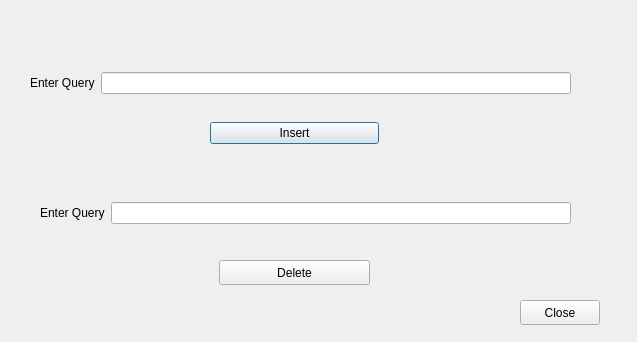
<?xml version="1.0" encoding="UTF-8"?>
<ui version="4.0">
 <class>ModifyTable</class>
 <widget class="QDialog" name="ModifyTable">
  <property name="geometry">
   <rect>
    <x>0</x>
    <y>0</y>
    <width>637</width>
    <height>342</height>
   </rect>
  </property>
  <property name="windowTitle">
   <string>Dialog</string>
  </property>
  <widget class="QWidget" name="layoutWidget">
   <property name="geometry">
    <rect>
     <x>210</x>
     <y>120</y>
     <width>169</width>
     <height>27</height>
    </rect>
   </property>
   <layout class="QHBoxLayout" name="horizontalLayout_2">
    <item>
     <widget class="QPushButton" name="pushButton_insertTable">
      <property name="text">
       <string>Insert</string>
      </property>
     </widget>
    </item>
   </layout>
  </widget>
  <widget class="QWidget" name="layoutWidget">
   <property name="geometry">
    <rect>
     <x>30</x>
     <y>70</y>
     <width>541</width>
     <height>26</height>
    </rect>
   </property>
   <layout class="QHBoxLayout" name="horizontalLayout">
    <item>
     <widget class="QLabel" name="label">
      <property name="text">
       <string>Enter Query</string>
      </property>
     </widget>
    </item>
    <item>
     <widget class="QLineEdit" name="lineEdit_query"/>
    </item>
   </layout>
  </widget>
  <widget class="QPushButton" name="pushButton_delete">
   <property name="geometry">
    <rect>
     <x>219</x>
     <y>260</y>
     <width>151</width>
     <height>25</height>
    </rect>
   </property>
   <property name="text">
    <string>Delete</string>
   </property>
  </widget>
  <widget class="QPushButton" name="pushButton_2">
   <property name="geometry">
    <rect>
     <x>520</x>
     <y>300</y>
     <width>80</width>
     <height>25</height>
    </rect>
   </property>
   <property name="text">
    <string>Close</string>
   </property>
  </widget>
  <widget class="QWidget" name="">
   <property name="geometry">
    <rect>
     <x>40</x>
     <y>200</y>
     <width>531</width>
     <height>26</height>
    </rect>
   </property>
   <layout class="QHBoxLayout" name="horizontalLayout_3">
    <item>
     <widget class="QLabel" name="label_2">
      <property name="text">
       <string>Enter Query</string>
      </property>
     </widget>
    </item>
    <item>
     <widget class="QLineEdit" name="lineEdit_deleteQuery"/>
    </item>
   </layout>
  </widget>
 </widget>
 <resources/>
 <connections/>
</ui>
